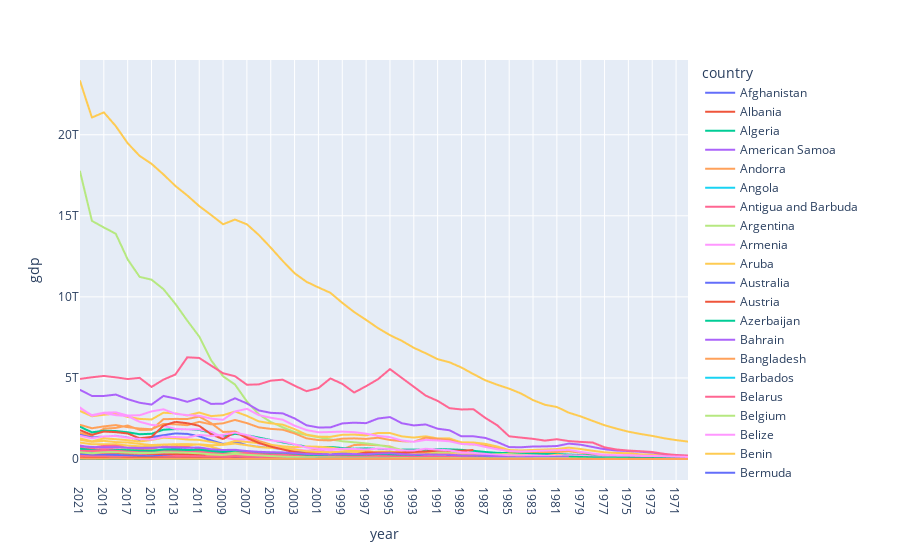

Notebook code for this chart:
### Code cell
fig = px.line(df, x="year", y="gdp", color="country", hover_data=["country"])
fig.show()
